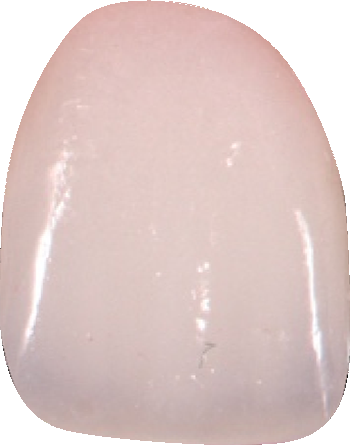
#> input picture dedd_py/dedd/assets/img/t11_real.png, 350 x 445 px
$ python -i optimizer.py   (imports and definitions only)   (older library calls are emulated)
#> lines starting #> are read from the running program, lines starting #| are printed output that depends on the picture
# -*- coding: utf-8 -*-
"""本地算法 —— 对应原 DEDD 项目的 LocalTeethOptimizer / 网络检测的本地替代

原版"自动优化/对齐"和"人脸分析/AI检测"依赖作者后端服务器，现已不可用。
这里实现纯本地方案：
  1. optimize_base  —— 口内视图：按美学比例（宽长比）自动优化牙冠高度
  2. align_front    —— 正面视图：中切牙中线对齐 + 左右对称化
  3. detect_face    —— 人脸分析：OpenCV Haar 检测人脸/眼睛，返回旋转角与裁剪框
"""
from __future__ import annotations

import math
from typing import List, Optional, Tuple

import numpy as np

from .models import Rect2D, Tooth

# 前牙美学宽长比参考（切牙区）
TARGET_RATIO = {
    11: 0.80, 12: 0.75, 13: 0.70,
    21: 0.80, 22: 0.75, 23: 0.70,
}


def _clamp(v, lo, hi):
    return max(lo, min(hi, v))


# [157 lines left out: functions optimize_base, align_front, detect_face_and_eyes, _bright_mask, not called in this run]


# 前牙宽度比例（相对中切牙=1.0，按口腔解剖均值：尖牙0.93/侧切牙0.78/中切牙1.0）
# 排列：13 12 11 | 21 22 23
FRONT_TOOTH_RATIOS = (0.93, 0.78, 1.0, 1.0, 0.78, 0.93)


def _ratio_bounds(xl: int, xr: int, ratios):
    """按宽度比例把 [xl,xr] 分成 len(ratios) 段的边界列表（n+1 个）"""
    total = float(sum(ratios))
    bounds = [float(xl)]
    acc = 0.0
    for r in ratios[:-1]:
        acc += r
        bounds.append(xl + (xr - xl) * acc / total)
    bounds.append(float(xr))
    return bounds


# [48 lines left out: function _split_tooth_boxes, not called in this run]


def _downscale_teeth(image: np.ndarray, max_dim: int = 1600):
    """大图降采样提速，返回 (小图, 缩放比例)；坐标换算用原坐标 = 小图坐标 / scale"""
    h, w = image.shape[:2]
    scale = 1.0
    if max(h, w) > max_dim:
        scale = max_dim / float(max(h, w))
        import cv2
        image = cv2.resize(image, (int(round(w * scale)), int(round(h * scale))),
                           interpolation=cv2.INTER_AREA)
    return image, scale


def _locate_smile_roi(gray: np.ndarray):
    """仅 Haar smile → 嘴框略扩；无 → None"""
    import cv2
    h, w = gray.shape
    smile = cv2.CascadeClassifier(cv2.data.haarcascades + "haarcascade_smile.xml")
    mw, mh = max(30, int(w * 0.08)), max(20, int(h * 0.04))
    for min_nei in (12, 8, 5):
        ss = smile.detectMultiScale(gray, 1.5, min_nei, minSize=(mw, mh))
        if len(ss) > 0:
            x, y, rw, rh = max(ss, key=lambda s: s[2] * s[3])
            return (max(0, x - int(rw * 0.1)), max(0, y - int(rh * 0.15)),
                    min(w, x + rw + int(rw * 0.1)), min(h, y + rh + int(rh * 0.15)))
    return None


def _locate_face_roi(gray: np.ndarray):
    """仅 Haar face → 脸框 0.40~0.92（嘴/上前牙带）；无 → None"""
    import cv2
    h, w = gray.shape
    face = cv2.CascadeClassifier(cv2.data.haarcascades + "haarcascade_frontalface_default.xml")
    fs = face.detectMultiScale(gray, 1.1, 5, minSize=(max(40, int(w * 0.12)), max(40, int(h * 0.12))))
    if len(fs) > 0:
        fx, fy, fw, fh = max(fs, key=lambda s: s[2] * s[3])
        return (fx, int(fy + 0.40 * fh), fx + fw, int(fy + 0.92 * fh))
    return None


# [6 lines left out: function _locate_mouth_roi, not called in this run]


def _teeth_mask(roi: np.ndarray) -> np.ndarray:
    """牙齿掩膜：低饱和+高亮（牙/瓷白）与亮度高分位双信号合并"""
    import cv2
    gray = cv2.cvtColor(roi, cv2.COLOR_RGB2GRAY)
    hsv = cv2.cvtColor(roi, cv2.COLOR_RGB2HSV)
    S, V = hsv[:, :, 1].astype(np.float32), hsv[:, :, 2].astype(np.float32)
    m1 = ((S < 60) & (V > 150)).astype(np.uint8) * 255
    body = V > 60
    vals = gray[body]
    if vals.size:
        thr = max(float(np.percentile(vals, 85)), 165.0)
    else:
        thr = 180.0
    m2 = ((V > thr) & (S < 120)).astype(np.uint8) * 255
    m = cv2.bitwise_or(m1, m2)
    # 排除近白背景（白底照）：V>232 整块剔除，避免背景压过牙齿带
    m[V > 232] = 0
    kernel = cv2.getStructuringElement(cv2.MORPH_ELLIPSE, (3, 3))
    m = cv2.morphologyEx(m, cv2.MORPH_OPEN, kernel, iterations=2)
    return m


def _tooth_band(mask: np.ndarray):
    """在掩膜上找牙齿横带：行/列投影的峰值窗口（牙齿是最亮的横带，非最长带）
    返回 (yy1, yy2, xx1, xx2)（掩膜坐标）或 None"""
    rh, rw = mask.shape
    rowt = mask.sum(axis=1) / 255.0
    rowt = np.convolve(rowt, np.ones(5) / 5.0, mode="same")
    if rowt.max() <= 0:
        return None
    arg = int(np.argmax(rowt))
    peak = rowt[arg]
    # 上前牙先验：峰值落在 ROI 底部（>72%）时，优先取上半部的最强带
    if arg > rh * 0.72:
        top = rowt[:int(rh * 0.7)]
        if top.size and top.max() > peak * 0.5:
            arg = int(np.argmax(top))
            peak = rowt[arg]
    yy1 = arg
    while yy1 > 0 and rowt[yy1 - 1] > peak * 0.5:
        yy1 -= 1
    yy2 = arg
    while yy2 < rh - 1 and rowt[yy2 + 1] > peak * 0.5:
        yy2 += 1
    if yy2 - yy1 < 6:
        return None
    band = mask[yy1:yy2 + 1]
    col = band.sum(axis=0) / 255.0
    col = np.convolve(col, np.ones(5) / 5.0, mode="same")
    if col.max() <= 0:
        return None
    csum = np.cumsum(col)
    total = csum[-1]
    if total <= 0:
        return None
    xx1 = int(np.searchsorted(csum, total * 0.06))
    xx2 = int(np.searchsorted(csum, total * 0.94))
    xx1 = max(0, min(xx1, rw - 1))
    xx2 = max(xx1 + 1, min(xx2, rw - 1))
    if xx2 - xx1 < 20:
        return None
    return yy1, yy2, xx1, xx2


# [30 lines left out: functions _anatomy_limit, _seg_y_by_gray, not called in this run]


_CROWN_RATIO = {11: 1.0, 21: 1.0, 12: 0.82, 22: 0.82, 13: 0.92, 23: 0.92}


# [15 lines left out: function _anatomy_boxes, not called in this run]


def _split_with_edges(energy: np.ndarray, xx1: int, xx2: int, n: int, ratios):
    """解剖宽比打底，内部边界吸附到「竖直边缘能量」的局部最大值（牙间接触点）。

    比按掩膜覆盖率找谷稳：真实照片里牙缝有时比牙龈亮、有时更暗，
    但两牙接触处一定有较强竖直边缘。吸附幅度 ±0.25 段宽，并做比例约束。
    """
    bounds = _ratio_bounds(xx1, xx2, ratios)
    seg = (xx2 - xx1) / float(n)
    exp_w = [bounds[i + 1] - bounds[i] for i in range(n)]
    out = [int(round(bounds[0]))]
    for i in range(1, n):
        b = bounds[i]
        lo = int(max(out[-1] + max(3, exp_w[i - 1] * 0.60), b - seg * 0.25))
        hi = int(min(xx2 - 3, b + seg * 0.25))
        chosen = int(round(b))
        if hi > lo and energy.size > hi:
            win = energy[lo:hi + 1]
            if win.size:
                chosen = lo + int(np.argmax(win))
        min_w = max(3, int(exp_w[i - 1] * 0.60))
        max_w = max(min_w + 1, int(exp_w[i - 1] * 1.50))
        w = chosen - out[-1]
        if w < min_w:
            chosen = out[-1] + min_w
        elif w > max_w:
            chosen = out[-1] + max_w
        out.append(int(min(chosen, xx2 - 1)))
    out.append(int(round(bounds[-1])))
    for i in range(1, len(out)):
        if out[i] <= out[i - 1]:
            out[i] = out[i - 1] + 1
    # 收尾归一：段宽偏离期望值限幅到 [0.75, 1.30]，再拉回总跨度（避免末段被拉宽）
    raw = np.array([out[i + 1] - out[i] for i in range(n)], float)
    exp = np.array(exp_w, float)
    if raw.size == n and raw.min() > 0:
        ratio = np.clip(raw / np.maximum(exp, 1e-6), 0.75, 1.30)
        w = exp * ratio
        w = w * ((xx2 - xx1) / w.sum())
        cum = np.concatenate([[xx1], xx1 + np.cumsum(w)])
        out = [int(round(v)) for v in cum]
        for i in range(1, len(out)):
            if out[i] <= out[i - 1]:
                out[i] = out[i - 1] + 1
        out[0], out[-1] = int(xx1), int(xx2)
    return out


def _uniform_rows(mask: np.ndarray, yy1: int, yy2: int, bx1: int, bx2: int,
                  frac: float = 0.10):
    """六颗牙共用的上下缘：整段牙列上掩膜覆盖率超过 frac 的行（冠高一致便于微调）"""
    seg = mask[max(0, yy1):yy2 + 1, max(0, bx1):max(1, bx2)]
    if seg.size == 0:
        return yy1, yy2
    rowfrac = seg.mean(axis=1) / 255.0
    rows = np.where(rowfrac > frac)[0]
    if rows.size < 3:
        return yy1, yy2
    r0, r1 = int(rows[0]), int(rows[-1])
    # 切缘下方常带阴影，向下多留 6% 高度，避免框短于牙冠
    pad = max(2, int((r1 - r0) * 0.06))
    base = max(0, yy1)
    return base + r0, min(mask.shape[0] - 1, base + r1 + pad)


def _teeth_detect_core(roi: np.ndarray, sites=(13, 12, 11, 21, 22, 23),
                       require_upper: bool = False):
    """ROI 内牙齿检测核心，返回 [(site, x1,y1,x2,y2)]（ROI 局部坐标）。
    require_upper=True 时校验牙带中心在 ROI 上部 65% 内（上前牙先验），
    误检（如下巴/衬衫带）返回 []。"""
    import cv2
    mask = _teeth_mask(roi)
    band = _tooth_band(mask)
    if band is None:
        return []
    yy1, yy2, xx1, xx2 = band
    if require_upper and (yy1 + yy2) / 2.0 > mask.shape[0] * 0.65:
        return []
    # 行带扩展（含牙冠上下缘淡区），灰度窗在其上收紧
    rh = mask.shape[0]
    bh = yy2 - yy1
    yy1e = max(0, yy1 - int(bh * 0.35))
    yy2e = min(rh - 1, yy2 + int(bh * 0.45))
    gray = cv2.cvtColor(roi, cv2.COLOR_RGB2GRAY).astype(np.float32)
    # 分牙：解剖宽比打底 + 竖直边缘吸附（牙间接触点）+ 段宽比例约束
    sy = np.abs(cv2.Sobel(gray, cv2.CV_32F, 1, 0, ksize=3))
    energy = sy[yy1:yy2 + 1].mean(axis=0)
    energy = np.convolve(energy, np.ones(3) / 3.0, mode="same")
    bounds = _split_with_edges(energy, xx1, xx2, len(sites), FRONT_TOOTH_RATIOS[:len(sites)])
    # 六颗牙共用冠高（原来每颗牙各用灰度窗，高度参差不齐、还容易吃进牙龈）
    by1, by2 = _uniform_rows(mask, yy1e, yy2e, xx1, xx2)
    # 冠高还要与牙宽相符（冠高 ≈ 牙宽 / 0.75~0.9）；掩膜常把唇/牙龈算进来导致框过高
    mean_w = max(6.0, (xx2 - xx1) / float(len(sites)))
    h_min, h_max = 0.85 * mean_w, 1.45 * mean_w
    h_meas = by2 - by1
    if h_meas > h_max or h_meas < h_min:
        cy = (by1 + by2) / 2.0
        hh = min(max(h_meas, h_min), h_max)
        by1, by2 = cy - hh / 2.0, cy + hh / 2.0
    sboxes = [(sites[i], float(bounds[i]), float(by1), float(bounds[i + 1]), float(by2))
              for i in range(len(sites)) if bounds[i + 1] - bounds[i] >= 3]
    return sboxes


def _try_rois(small, gray, rois, sites, require_upper=True):
    """依次尝试候选 ROI（先过滤位置不合理的），返回 (roi, boxes) 或 (None, [])"""
    ih, iw = small.shape[:2]
    for roi in rois:
        if roi is None:
            continue
        rx1, ry1, rx2, ry2 = roi
        if rx2 - rx1 < 40 or ry2 - ry1 < 20:
            continue
        # 全局位置校验：嘴/牙 ROI 中心不应落在图像底部（Haar 误检下巴/躯干）
        cy = (ry1 + ry2) / 2.0 / ih
        if cy > 0.85 or cy < 0.15:
            continue
        sub = small[ry1:ry2, rx1:rx2]
        boxes = _teeth_detect_core(sub, sites, require_upper)
        if not boxes:
            continue
        # 上前牙先验（全局坐标）：人像/口内照里牙列一定在图高的 42%~90% 之间，
        # 落在这个区间外的多半是额头/眼睛亮带，直接弃用这个 ROI
        band_cy = ry1 + (min(b[2] for b in boxes) + max(b[4] for b in boxes)) / 2.0
        if not (ih * 0.42 <= band_cy <= ih * 0.90):
            continue
        return roi, boxes
    return None, []


def _clamp_boxes(boxes, iw: int, ih: int, max_w_ratio: float = 0.40, max_h_ratio: float = 0.16):
    """把 6 个框的整体尺寸限制到人体可行范围，避免「整张脸一个大框」。

    正面照最常见的失败：亮度带把整张脸当成牙列，框宽能到脸宽的两倍。
    这里以「切缘（框底部）+ 牙列水平中心」为基准等比缩小，只改大小不改位置。
    """
    if not boxes:
        return boxes
    xs1 = min(b[1] for b in boxes); xs2 = max(b[3] for b in boxes)
    ys1 = min(b[2] for b in boxes); ys2 = max(b[4] for b in boxes)
    w, h = xs2 - xs1, ys2 - ys1
    max_w, max_h = iw * max_w_ratio, ih * max_h_ratio
    if w <= max_w and h <= max_h:
        return boxes
    scale = min(max_w / w if w > 0 else 1.0, max_h / h if h > 0 else 1.0)
    cx, bottom = (xs1 + xs2) / 2.0, ys2
    nx1, ny1 = cx - w * scale / 2.0, bottom - h * scale
    fx = lambda x: nx1 + (x - xs1) * scale
    fy = lambda y: ny1 + (y - ys1) * scale
    return [(s, fx(x1), fy(y1), fx(x2), fy(y2)) for s, x1, y1, x2, y2 in boxes]


# [29 lines left out: function detect_teeth_intraoral, not called in this run]


def _face_box(gray: np.ndarray):
    """原始人脸框（Haar，x,y,w,h）；没有则 None"""
    import cv2
    h, w = gray.shape
    face = cv2.CascadeClassifier(cv2.data.haarcascades + "haarcascade_frontalface_default.xml")
    fs = face.detectMultiScale(gray, 1.1, 5,
                              minSize=(max(40, int(w * 0.12)), max(40, int(h * 0.12))))
    if len(fs) == 0:
        return None
    return tuple(int(v) for v in max(fs, key=lambda s: s[2] * s[3]))


def detect_teeth_front(image: np.ndarray, sites=(13, 12, 11, 21, 22, 23)):
    """正面视图自动检测：返回 [(site, x1, y1, x2, y2), ...]（原图像坐标）
    嘴部定位（smile → 脸下1/3 → 下半中央）→ 双信号牙齿掩膜 → 行带分牙。"""
    import cv2
    if image is None:
        return []
    if image.ndim == 3 and image.shape[2] == 3:
        # 输入统一为 OpenCV BGR 惯例（GUI/回归/imread 均为 BGR）
        image = cv2.cvtColor(image, cv2.COLOR_BGR2RGB)
    small, scale = _downscale_teeth(image)
    h, w = small.shape[:2]
    gray = cv2.cvtColor(small, cv2.COLOR_RGB2GRAY)
    rois = [_locate_smile_roi(gray), _locate_face_roi(gray),
            (int(w * 0.15), int(h * 0.45), int(w * 0.85), int(h * 0.78))]
    roi, boxes = _try_rois(small, gray, rois, sites, require_upper=True)
    if not boxes:
        return []
    rx1, ry1, rx2, ry2 = roi
    if scale == 1.0:
        out = _clamp_boxes([(s, rx1 + x1, ry1 + y1, rx1 + x2, ry1 + y2)
                            for s, x1, y1, x2, y2 in boxes], w, h)
    else:
        inv = 1.0 / scale
        out = [(s, int((rx1 + x1) * inv), int((ry1 + y1) * inv),
                int((rx1 + x2) * inv), int((ry1 + y2) * inv)) for s, x1, y1, x2, y2 in boxes]
        oh, ow = image.shape[:2]
        out = _clamp_boxes(out, ow, oh)
    # 正面照常见偏差：整组框整体偏高/偏低。用 Haar 人脸框把「切缘」对齐到笑线（脸高 80%）
    fb = _face_box(gray)
    if fb:
        _fx, fy, _fw, fh = fb
        shift = (fy + 0.90 * fh) / scale - max(b[4] for b in out)
        if abs(shift) <= 0.30 * fh / scale:
            out = [(s, x1, y1 + shift, x2, y2 + shift) for s, x1, y1, x2, y2 in out]
    return out

>>> import cv2
>>> picture = cv2.imread('assets/img/t11_real.png')
#> picture is the input picture: shape (445, 350, 3); mean B, G, R 198.3, 201.1, 222.3
>>> result = detect_teeth_front(picture)
#> in detect_teeth_front, `small, scale = _downscale_teeth(image)`: scale = 1
#> in detect_teeth_front, `gray = cv2.cvtColor(small, cv2.COLOR_RGB2GRAY)`:
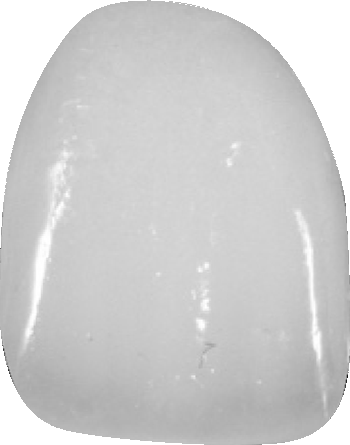
#> gray: shape (445, 350); min 15, max 255, mean 207.1
#> in _locate_face_roi, `fs = face.detectMultiScale(gray, 1.1, 5, minSize=(max(40, int(w * 0.12..`: fs = ()
#> the loop in _try_rois, `for roi in rois:` made 3 passes
#> roi on passes 1 to 2: None, None
#> (rx1, ry1, rx2, ry2) on pass 3: (52, 200, 297, 347)
#> pass 3, in _try_rois, `sub = small[ry1:ry2, rx1:rx2]`:
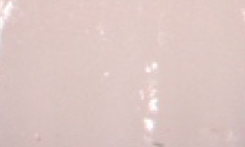
#> sub: shape (147, 245, 3); mean R, G, B 221.1, 199.4, 195.7
#> pass 3, in _teeth_mask, `S, V = hsv[:, :, 1].astype(np.float32), hsv[:, :, 2].astype(np.float32)`:
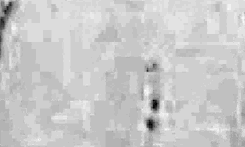
#> S: shape (147, 245) float32; min 0, max 37, mean 29.3; drawn with min black and max white
#> in detect_teeth_front, `roi, boxes = _try_rois(small, gray, rois, sites, require_upper=True)`: roi = (52, 200, 297, 347); boxes = [(13, 16, 47.26, 53, 98.74), (12, 53, 47.26, 83, 98.74), (11, 83, 47.26, 129, 98.74), (21, 129, 47.26, 158, 98.74), (22, 158, 47.26, 193, 98.74), (23, 193, 47.26, 229, 98.74)]
#> in detect_teeth_front, `rx1, ry1, rx2, ry2 = roi`: rx1 = 52; ry1 = 200; rx2 = 297; ry2 = 347
#> in detect_teeth_front, `out = _clamp_boxes([(s, rx1 + x1, ry1 + y1, rx1 + x2, ry1 + y2) for s,..`: out = [(13, 104.5, 264.9, 128.8, 298.7), (12, 128.8, 264.9, 148.5, 298.7), (11, 148.5, 264.9, 178.8, 298.7), (21, 178.8, 264.9, 197.8, 298.7), (22, 197.8, 264.9, 220.8, 298.7), (23, 220.8, 264.9, 244.5, 298.7)]
#> in _face_box, `fs = face.detectMultiScale(gray, 1.1, 5, minSize=(max(40, int(w * 0.12..`: fs = ()
#> result has the same summary as out in detect_teeth_front

$ run again, on dedd_py/dedd/assets/img/t13_real.png
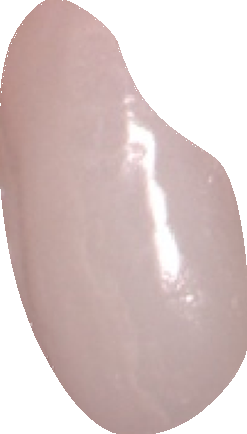
#> input picture dedd_py/dedd/assets/img/t13_real.png, 247 x 434 px
#> picture is the input picture: shape (434, 247, 3); mean B, G, R 193.4, 195.1, 213.4
#> in detect_teeth_front, `small, scale = _downscale_teeth(image)`: scale = 1
#> in detect_teeth_front, `gray = cv2.cvtColor(small, cv2.COLOR_RGB2GRAY)`:
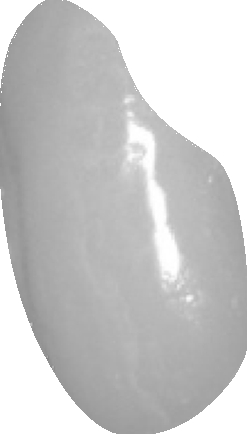
#> gray: shape (434, 247); min 133, max 255, mean 200.4
#> in _locate_face_roi, `fs = face.detectMultiScale(gray, 1.1, 5, minSize=(max(40, int(w * 0.12..`: fs = ()
#> the loop in _try_rois, `for roi in rois:` made 3 passes
#> roi on passes 1 to 2: None, None
#> pass 3, in _teeth_mask, `S, V = hsv[:, :, 1].astype(np.float32), hsv[:, :, 2].astype(np.float32)`:
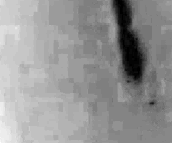
#> S: shape (143, 172) float32; min 0, max 54, mean 31.7; drawn with min black and max white
#> in detect_teeth_front, `roi, boxes = _try_rois(small, gray, rois, sites, require_upper=True)`: roi = (37, 195, 209, 338); boxes = [(13, 10, 52.75, 37, 89.25), (12, 37, 52.75, 59, 89.25), (11, 59, 52.75, 80, 89.25), (21, 80, 52.75, 117, 89.25), (22, 117, 52.75, 141, 89.25), (23, 141, 52.75, 161, 89.25)]
#> in detect_teeth_front, `rx1, ry1, rx2, ry2 = roi`: rx1 = 37; ry1 = 195; rx2 = 209; ry2 = 338
#> in detect_teeth_front, `out = _clamp_boxes([(s, rx1 + x1, ry1 + y1, rx1 + x2, ry1 + y2) for s,..`: out = [(13, 73.1, 260.4, 90.77, 284.2), (12, 90.77, 260.4, 105.2, 284.2), (11, 105.2, 260.4, 118.9, 284.2), (21, 118.9, 260.4, 143.1, 284.2), (22, 143.1, 260.4, 158.8, 284.2), (23, 158.8, 260.4, 171.9, 284.2)]
#> in _face_box, `fs = face.detectMultiScale(gray, 1.1, 5, minSize=(max(40, int(w * 0.12..`: fs = ()
#> result has the same summary as out in detect_teeth_front

$ run again, on dedd_py/dedd/assets/img/t21_real.png
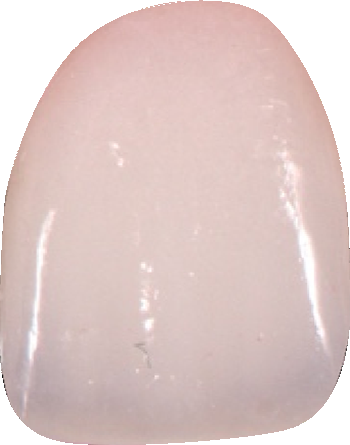
#> input picture dedd_py/dedd/assets/img/t21_real.png, 350 x 445 px
#> picture is the input picture: shape (445, 350, 3); mean B, G, R 198.3, 201.1, 222.3
#> in detect_teeth_front, `small, scale = _downscale_teeth(image)`: scale = 1
#> in detect_teeth_front, `gray = cv2.cvtColor(small, cv2.COLOR_RGB2GRAY)`:
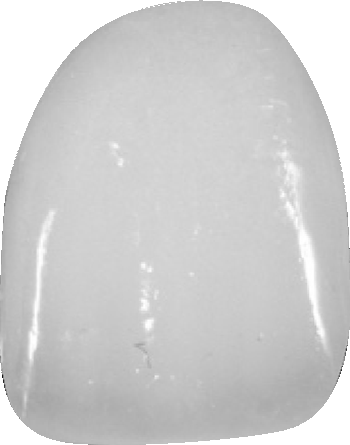
#> gray: shape (445, 350); min 15, max 255, mean 207.1
#> in _locate_face_roi, `fs = face.detectMultiScale(gray, 1.1, 5, minSize=(max(40, int(w * 0.12..`: fs = ()
#> the loop in _try_rois, `for roi in rois:` made 3 passes
#> roi on passes 1 to 2: None, None
#> pass 3, in _teeth_mask, `S, V = hsv[:, :, 1].astype(np.float32), hsv[:, :, 2].astype(np.float32)`:
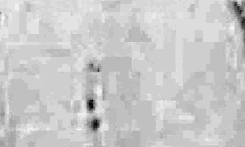
#> S: shape (147, 245) float32; min 0, max 37, mean 29.4; drawn with min black and max white
#> in detect_teeth_front, `roi, boxes = _try_rois(small, gray, rois, sites, require_upper=True)`: roi = (52, 200, 297, 347); boxes = [(13, 15, 47.26, 52, 98.74), (12, 52, 47.26, 87, 98.74), (11, 87, 47.26, 116, 98.74), (21, 116, 47.26, 162, 98.74), (22, 162, 47.26, 192, 98.74), (23, 192, 47.26, 228, 98.74)]
#> in detect_teeth_front, `rx1, ry1, rx2, ry2 = roi`: rx1 = 52; ry1 = 200; rx2 = 297; ry2 = 347
#> in detect_teeth_front, `out = _clamp_boxes([(s, rx1 + x1, ry1 + y1, rx1 + x2, ry1 + y2) for s,..`: out = [(13, 103.5, 264.9, 127.8, 298.7), (12, 127.8, 264.9, 150.8, 298.7), (11, 150.8, 264.9, 169.9, 298.7), (21, 169.9, 264.9, 200.1, 298.7), (22, 200.1, 264.9, 219.8, 298.7), (23, 219.8, 264.9, 243.5, 298.7)]
#> in _face_box, `fs = face.detectMultiScale(gray, 1.1, 5, minSize=(max(40, int(w * 0.12..`: fs = ()
#> result has the same summary as out in detect_teeth_front
